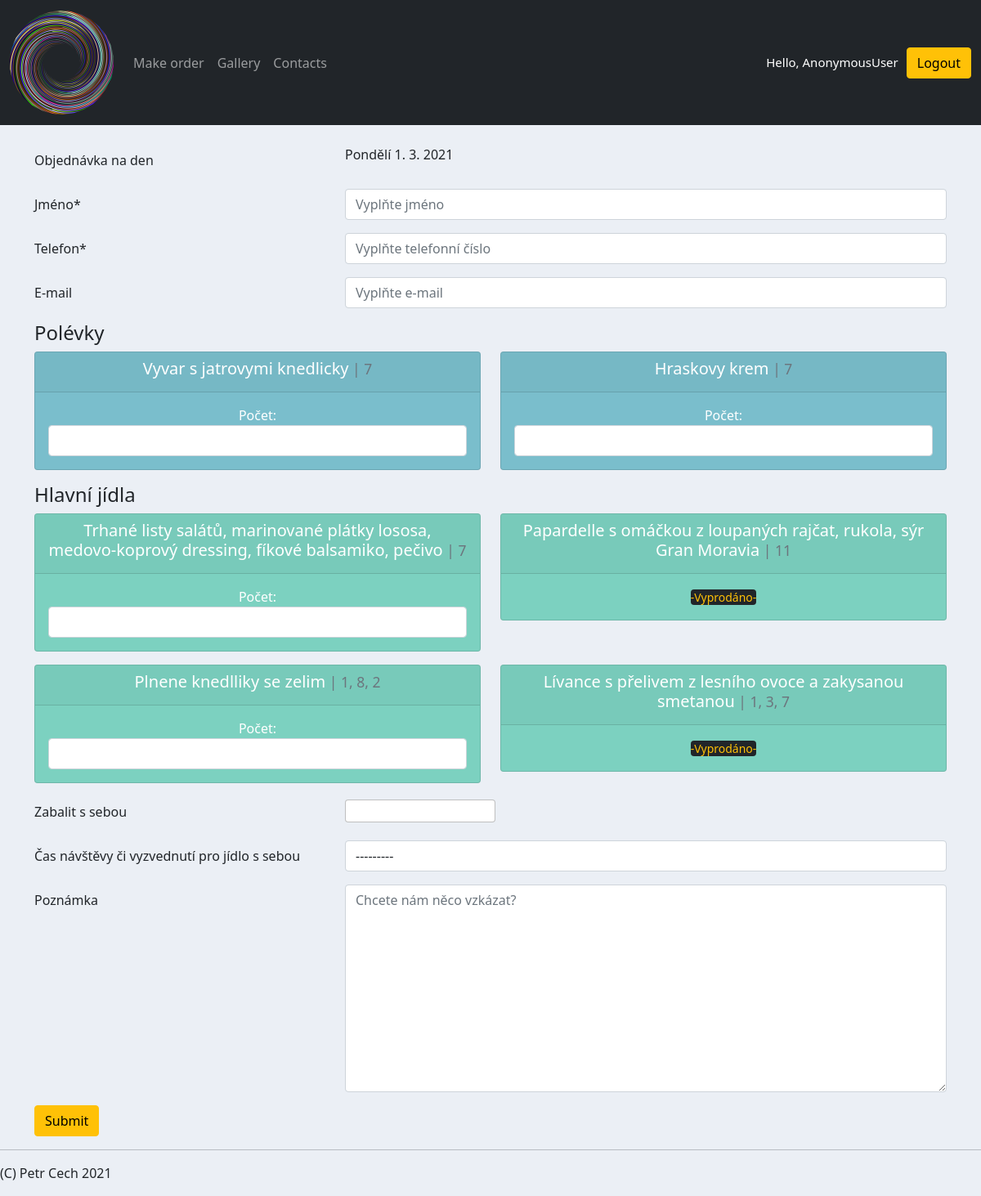
The app's page /make_order/ with its own data.
### accounts/models.py (models this page shows)
class Menu(models.Model):
    supper1 = models.ForeignKey(
    Supper, related_name='supper1', null=True, on_delete=models.SET_NULL
    )
    supper1_portions = models.PositiveIntegerField(null=True)
    supper2 = models.ForeignKey(
    Supper, related_name='supper2', null=True, on_delete=models.SET_NULL
    )
    supper2_portions = models.PositiveIntegerField(null=True)
    meal1 = models.ForeignKey(
    Meal, related_name='meal1', null=True, on_delete=models.SET_NULL
    )
    meal1_portions = models.PositiveIntegerField(null=True)
    meal2 = models.ForeignKey(
    Meal, related_name='meal2', null=True, on_delete=models.SET_NULL
    )
    meal2_portions = models.PositiveIntegerField(null=True)
    meal3 = models.ForeignKey(
    Meal, related_name='meal3', null=True, on_delete=models.SET_NULL
    )
    meal3_portions = models.PositiveIntegerField(null=True)
    meal4 = models.ForeignKey(
    Meal, related_name='meal4', null=True, on_delete=models.SET_NULL
    )
    meal4_portions = models.PositiveIntegerField(null=True)
    desert = models.ForeignKey(Desert, null=True, on_delete=models.SET_NULL)
    day = models.CharField(max_length=1000, null=True, default='')
    info = models.TextField(max_length=2000, blank=True)

class Supper(models.Model):
    name = models.CharField(max_length=200, null=True)
    alergens = models.CharField(max_length=200, null=True)
    price = models.PositiveIntegerField(null=True, default=25)
    def __str__(self):
        return self.name

class Meal(models.Model):
    portion = models.IntegerField(null=True)
    name = models.CharField(max_length=200, null=True)
    alergens = models.CharField(max_length=200, null=True)
    price = models.PositiveIntegerField(null=True, default=110)
    def __str__(self):
        return self.name

### accounts/views.py (the view)
# urls.py: path('make_order/', views.makeOrder, name='make_order'),
def makeOrder(request):
    menu = Menu.objects.last()
    form = OrderForm()
    if request.method == 'POST':
        form = OrderForm(request.POST)
        if form.is_valid():
            form.save()
            messages.success(request, f'Order complete')
            return redirect('/')
    counting_portions1 = [
    'supper1', 'supper2', 'meal1', 'meal2', 'meal3', 'meal4'
    ]
    counting_portions2 = {}
    for i in counting_portions1:
        counting = Order.objects.aggregate(Sum(i))
        counting_portions2.update(counting)
    context = {'form': form, 'menu': menu, 'c_p': counting_portions2,}
    return render(request, 'accounts/order_form.html', context)

### accounts/templates/accounts/order_form.html (shortened to what this page needs)
{%  extends 'accounts/main.html' %}
{% load static %}
{% block content %}
<br>
<form action="" method="POST">
<div class="container">
  <div class="mb-3 row">
    <label for="datum" class="col-sm-4 col-form-label">Objednávka na den</label>
    <div class="col-sm-8">
      {{menu.day}}
    </div>
  </div>
  <div class="mb-3 row">
    <label for="inputName" class="col-sm-4 col-form-label">Jméno*</label>
    <div class="col-sm-8">
      {{form.name}}
    </div>
  </div>
  <div class="mb-3 row">
    <label for="inputPhone" class="col-sm-4 col-form-label">Telefon*</label>
    <div class="col-sm-8">
      {{form.phone}}
    </div>
  </div>
  <div class="mb-3 row">
    <label for="inputEmail" class="col-sm-4 col-form-label">E-mail</label>
    <div class="col-sm-8">
      {{form.email}}
    </div>
  </div>
  <h4>Polévky</h4>
  <div class="row">
    <div class="col-sm-6">
  		<div class="card text-center text-white mb-3" id="supper-card">
    		<div class="card-header">
    			 <h5 class="card-title">{{menu.supper1}}<small class="text-muted"> | {{menu.supper1.alergens}}</small></h5>
    		</div>
    		<div class="card-body">
          {% if c_p.supper1__sum >= menu.supper1_portions %}
              <small class="text-warning bg-dark rounded"> -Vyprodáno- </small>
          {% else %}
              Počet: {{form.supper1}}
          {% endif %}
    		</div>
    	</div>
    </div>
    <div class="col-sm-6">
  		<div class="card text-center text-white mb-3" id="supper-card">
    		<div class="card-header">
    			 <h5 class="card-title">{{menu.supper2}}<small class="text-muted"> | {{menu.supper2.alergens}}</small></h5>
    		</div>
    		<div class="card-body">
          {% if c_p.supper2__sum >= menu.supper2_portions %}
              <small class="text-warning bg-dark rounded"> -Vyprodáno- </small>
          {% else %}
              Počet: {{form.supper2}}
          {% endif %}
    		</div>
    	</div>
    </div>
  </div>
  <h4>Hlavní jídla</h4>
  <div class="row">
    <div class="col-sm-6">
  		<div class="card text-center text-white mb-3" id="meal-card">
    		<div class="card-header">
          <h5 class="card-title">{{menu.meal1}}<small class="text-muted"> | {{menu.meal1.alergens}}</small></h5>
    		</div>
    		<div class="card-body">
          {% if c_p.meal1__sum >= menu.meal1_portions %}
              <small class="text-warning bg-dark rounded"> -Vyprodáno- </small>
          {% else %}
              Počet: {{form.meal1}}
          {% endif %}
    		</div>
    	</div>
    </div>
    <div class="col-sm-6">
  		<div class="card text-center text-white mb-3" id="meal-card">
    		<div class="card-header">
    			 <h5 class="card-title">{{menu.meal2}}<small class="text-muted"> | {{menu.meal2.alergens}}</small></h5>
    		</div>
    		<div class="card-body">
          {% if c_p.meal2__sum >= menu.meal2_portions %}
              <small class="text-warning bg-dark rounded"> -Vyprodáno- </small>
          {% else %}
              Počet: {{form.meal2}}
          {% endif %}
    		</div>
    	</div>
    </div>
  </div>
  <div class="row">
    <div class="col-sm-6">
  		<div class="card text-center text-white mb-3" id="meal-card">
    		<div class="card-header">
          <h5 class="card-title">{{menu.meal3}}<small class="text-muted"> | {{menu.meal3.alergens}}</small></h5>
    		</div>
    		<div class="card-body">
          {% if c_p.meal3__sum >= menu.meal3_portions %}
              <small class="text-warning bg-dark rounded"> -Vyprodáno- </small>
          {% else %}
              Počet: {{form.meal3}}
          {% endif %}
    		</div>
    	</div>
    </div>
    <div class="col-sm-6">
  		<div class="card text-center text-white mb-3" id="meal-card">
    		<div class="card-header">
    			 <h5 class="card-title">{{menu.meal4}}<small class="text-muted"> | {{menu.meal4.alergens}}</small></h5>
    		</div>
    		<div class="card-body">
          {% if c_p.meal4__sum >= menu.meal4_portions %}
              <small class="text-warning bg-dark rounded"> -Vyprodáno- </small>
          {% else %}
              Počet: {{form.meal4}}
          {% endif %}
    		</div>
    	</div>
    </div>
  </div>
  <div class="mb-3 row">
    <label for="inputPickup" class="col-sm-4 col-form-label">Zabalit s sebou</label>
    <div class="col-sm-8">
      {{form.pickup}}
    </div>
  </div>
  <div class="mb-3 row">
    <label for="inputPickup-time" class="col-sm-4 col-form-label">Čas návštěvy či vyzvednutí pro jídlo s sebou</label>
    <div class="col-sm-8">
      {{form.pickup_time}}
    </div>
  </div>
  <div class="mb-3 row">
    <label for="inputNote" class="col-sm-4 col-form-label">Poznámka</label>
    <div class="col-sm-8">
      {{form.note}}
    </div>
  </div>
  <input class="btn btn-warning" type="submit" name="Submit">
</div>
</form>
{% endblock %}

### static/css/main.css (style rules this page uses)
body { background-color: #ebeff5; }
#supper-card { background-color: #7abecc; }
#meal-card { background-color: #7CD1C0; }

### records on screen
Menu: day "Pondělí 1. 3. 2021", supper1 "Vyvar s jatrovymi knedlicky", supper1.alergens "7", supper2 "Hraskovy krem", supper2.alergens "7", meal1 "Trhané listy salátů, marinované plátky lososa, medovo-koprový dressing, fíkové balsamiko, pečivo", meal1.alergens "7", meal2 "Papardelle s omáčkou z loupaných rajčat, rukola, sýr Gran Moravia", meal2.alergens "11", meal3 "Plnene knedlliky se zelim", meal3.alergens "1, 8, 2", meal4 "Lívance s přelivem z lesního ovoce a zakysanou smetanou", meal4.alergens "1, 3, 7"

### other values on screen
{{ request.user }} "AnonymousUser"
